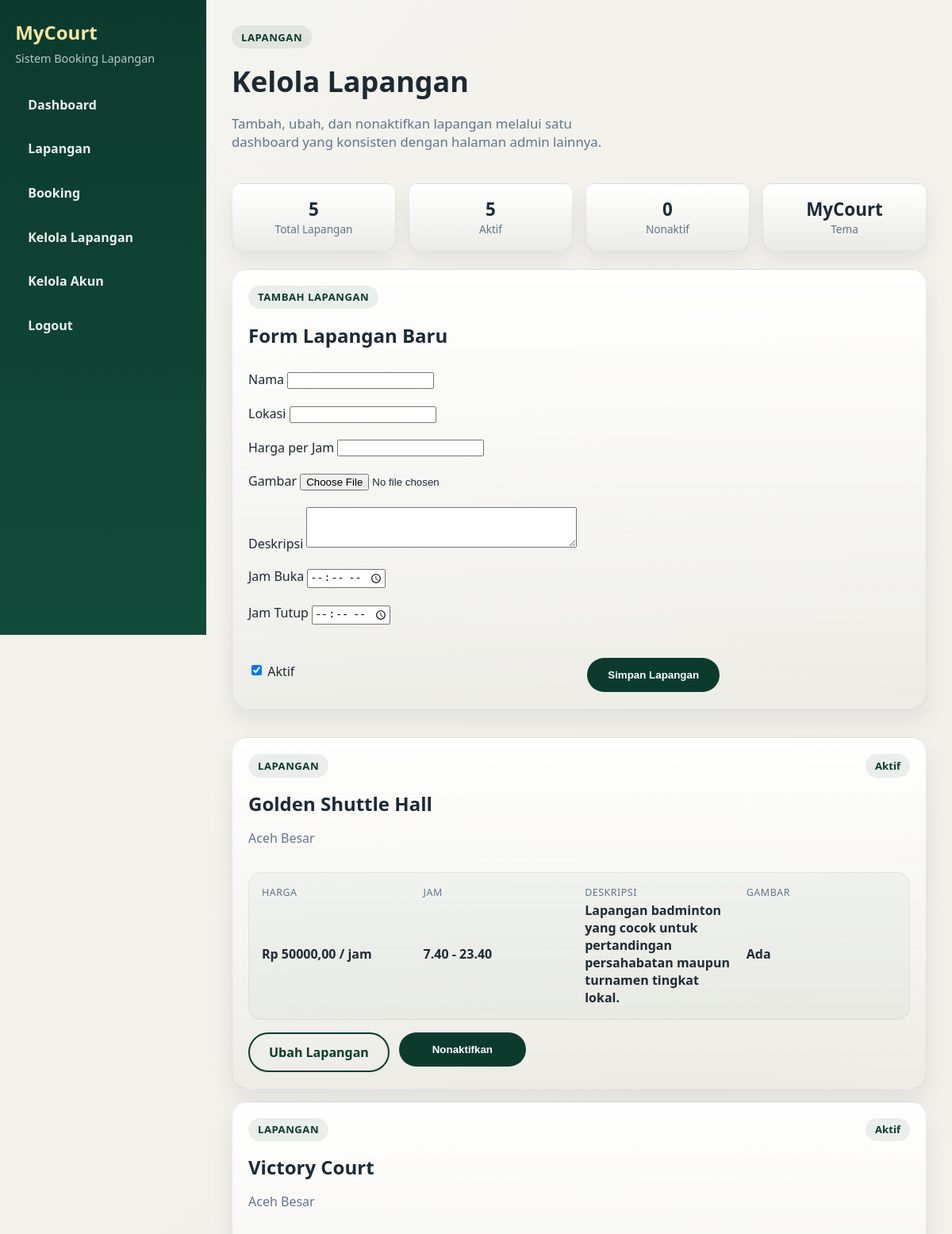
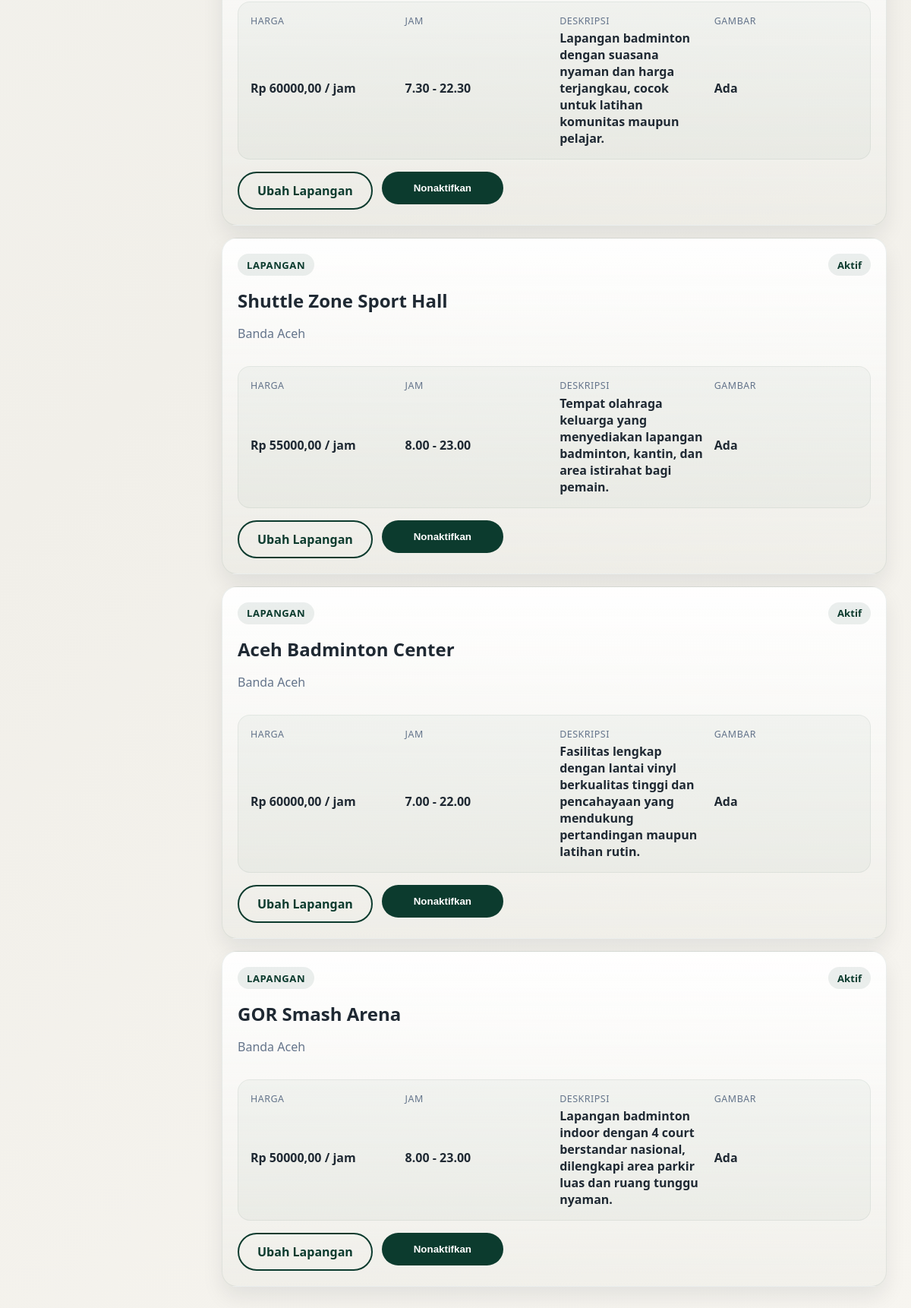
The app's page /dashboard/admin/courts/ (signed in) with its own data (2 pictures, top to bottom).
### booking/models.py (models this page shows, shortened)
class Court(models.Model):
    name = models.CharField(max_length=120)
    location = models.CharField(max_length=255)
    price_per_hour = models.DecimalField(max_digits=10, decimal_places=2)
    image = models.ImageField(upload_to="court_images/", blank=True, null=True)
    description = models.TextField(blank=True)
    is_active = models.BooleanField(default=True)
    open_time = models.TimeField(default=datetime.time(6, 0))
    close_time = models.TimeField(default=datetime.time(23, 0))
    created_at = models.DateTimeField(auto_now_add=True)

### booking/views.py (the view)
# urls.py: path("dashboard/admin/courts/", views.admin_courts, name="admin_courts"),
@login_required
def admin_courts(request):
    if not is_admin_user(request.user):
        return redirect("booking:user_dashboard")
    context = {
        "court_form": CourtForm(),
        "courts": Court.objects.order_by("-created_at"),
        "court_count": Court.objects.count(),
        "active_court_count": Court.objects.filter(is_active=True).count(),
        "inactive_court_count": Court.objects.filter(is_active=False).count(),
    }
    return render(request, "booking/admin_courts.html", context)

### booking/forms.py
class CourtForm(forms.ModelForm):
    class Meta:
        model = Court
        fields = [
            "name",
            "location",
            "price_per_hour",
            "image",
            "description",
            "is_active",
            "open_time",
            "close_time",
        ]
        widgets = {
            "description": forms.Textarea(attrs={"rows": 3}),
            "open_time": forms.TimeInput(attrs={"type": "time"}),
            "close_time": forms.TimeInput(attrs={"type": "time"}),
        }

### booking/views.py (called while the page is built)
def is_admin_user(user):
    return user.is_staff or user.is_superuser

### booking/templates/booking/admin_courts.html (shortened to what this page needs)
{% extends 'booking/admin_dashboard_base.html' %}
{% block dashboard_eyebrow %}Lapangan{% endblock %}
{% block dashboard_heading %}Kelola Lapangan{% endblock %}
{% block dashboard_lead %}Tambah, ubah, dan nonaktifkan lapangan melalui satu dashboard yang konsisten dengan halaman admin lainnya.{% endblock %}
{% block admin_summary %}
    <div class="admin-management-metrics">
        <div class="stat"><div class="stat-value">{{ court_count }}</div><div class="stat-label">Total Lapangan</div></div>
        <div class="stat"><div class="stat-value">{{ active_court_count }}</div><div class="stat-label">Aktif</div></div>
        <div class="stat"><div class="stat-value">{{ inactive_court_count }}</div><div class="stat-label">Nonaktif</div></div>
        <div class="stat"><div class="stat-value">MyCourt</div><div class="stat-label">Tema</div></div>
    </div>
{% endblock %}
{% block admin_body %}
    <div class="admin-court-layout">
        <div class="admin-booking-card">
            <div class="section-heading">
                <div>
                    <p class="eyebrow">Tambah Lapangan</p>
                    <h2>Form Lapangan Baru</h2>
                </div>
            </div>
            <form method="post" action="{% url 'booking:admin_create_court' %}" enctype="multipart/form-data" class="admin-booking-form admin-court-form">
                <div class="admin-court-grid">
                    <label>Nama {{ court_form.name }}</label>
                    <label>Lokasi {{ court_form.location }}</label>
                    <label>Harga per Jam {{ court_form.price_per_hour }}</label>
                    <label>Gambar {{ court_form.image }}</label>
                    <label>Deskripsi {{ court_form.description }}</label>
                    <label>Jam Buka {{ court_form.open_time }}</label>
                    <label>Jam Tutup {{ court_form.close_time }}</label>
                    <label class="admin-court-switch">{{ court_form.is_active }} <span>Aktif</span></label>
                </div>
                <button class="btn primary" type="submit">Simpan Lapangan</button>
            </form>
        </div>
        {% if courts %}
            <div class="admin-booking-grid admin-booking-list">
                {% for court in courts %}
                    <article class="admin-booking-card">
                        <div class="admin-booking-top">
                            <div>
                                <p class="eyebrow">Lapangan</p>
                                <h2>{{ court.name }}</h2>
                                <p class="muted">{{ court.location }}</p>
                            </div>
                            <span class="dashboard-pill">{% if court.is_active %}Aktif{% else %}Nonaktif{% endif %}</span>
                        </div>
                        <div class="admin-booking-meta">
                            <div><span class="admin-booking-label">Harga</span><strong>Rp {{ court.price_per_hour }} / jam</strong></div>
                            <div><span class="admin-booking-label">Jam</span><strong>{{ court.open_time }} - {{ court.close_time }}</strong></div>
                            <div><span class="admin-booking-label">Deskripsi</span><strong>{{ court.description|default:"-" }}</strong></div>
                            <div><span class="admin-booking-label">Gambar</span><strong>{% if court.image %}Ada{% else %}Belum ada{% endif %}</strong></div>
                        </div>
                        <div class="hero-actions admin-court-actions">
                            <a class="btn ghost" href="{% url 'booking:admin_edit_court' court.id %}">Ubah Lapangan</a>
                            <form method="post" action="{% url 'booking:admin_toggle_court' court.id %}">
                                <button class="btn primary" type="submit">{% if court.is_active %}Nonaktifkan{% else %}Aktifkan{% endif %}</button>
                            </form>
                        </div>
                    </article>
                {% endfor %}
            </div>
        {% else %}
            <div class="empty-state"><p>Belum ada lapangan untuk dikelola.</p></div>
        {% endif %}
    </div>
{% endblock %}

### booking/static/booking/styles.css (style rules this page uses)
:root { --bg: #f4f4f0; --primary: #0c3b2e; --accent: #e67e22; --text: #1f2933; --muted: #64748b; --card: #ffffff; --shadow: rgba(15, 23, 42, 0.12); --auth-bg: #0a0a3d; }
* { box-sizing: border-box; }
html { scroll-behavior: smooth; }
body { margin: 0; font-family: "Trebuchet MS", "Segoe UI", sans-serif; color: var(--text); background: linear-gradient(135deg, #f4f4f0 0%, #f1efe9 50%, #f7f5f0 100%); }
body.dashboard-body { background: linear-gradient(135deg, #f4f4f0 0%, #f1efe9 50%, #f7f5f0 100%); }
a { color: inherit; }
.eyebrow { display: inline-block; margin: 0 0 0.85rem; padding: 0.35rem 0.75rem; border-radius: 999px; background: rgba(12, 59, 46, 0.08); color: var(--primary); font-size: 0.82rem; font-weight: 700; letter-spacing: 0.04em; text-transform: uppercase; }
.hero-actions { display: flex; gap: 1rem; flex-wrap: wrap; }
.section-heading { display: flex; align-items: end; justify-content: space-between; gap: 1rem; margin-bottom: 1.5rem; }
.section-heading h2, .cta-band h2 { margin: 0.25rem 0 0; }
.btn { display: inline-block; padding: 0.75rem 1.5rem; border-radius: 999px; text-decoration: none; font-weight: 600; border: 2px solid transparent; }
.btn.primary { background: var(--primary); color: #ffffff; }
.btn.ghost { border-color: var(--primary); color: var(--primary); }
.stat { background: #fef8f2; padding: 1rem; border-radius: 12px; text-align: center; }
.stat-value { font-size: 1.4rem; font-weight: 700; }
.stat-label { color: var(--muted); font-size: 0.85rem; }
.dashboard-pill { display: inline-flex; align-items: center; padding: 0.35rem 0.75rem; border-radius: 999px; background: rgba(12, 59, 46, 0.08); color: var(--primary); font-size: 0.82rem; font-weight: 700; }
.admin-management-metrics { display: grid; grid-template-columns: repeat(auto-fit, minmax(160px, 1fr)); gap: 1rem; margin-bottom: 1.5rem; }
.admin-management-metrics .stat { background: linear-gradient(180deg, #ffffff, rgba(12, 59, 46, 0.03)); border: 1px solid rgba(12, 59, 46, 0.08); box-shadow: 0 12px 25px rgba(15, 23, 42, 0.08); }
.admin-booking-grid { display: grid; gap: 1rem; }
.admin-booking-card { padding: 1.25rem; border: 1px solid rgba(12, 59, 46, 0.08); border-radius: 20px; background: linear-gradient(180deg, rgba(255, 255, 255, 0.96), rgba(12, 59, 46, 0.02)); box-shadow: 0 14px 28px rgba(15, 23, 42, 0.08); }
.admin-booking-top { display: flex; align-items: flex-start; justify-content: space-between; gap: 1rem; margin-bottom: 1rem; flex-wrap: wrap; }
.admin-booking-top h2 { margin: 0.15rem 0 0.35rem; }
.admin-booking-meta { display: grid; grid-template-columns: repeat(auto-fit, minmax(180px, 1fr)); gap: 0.9rem; padding: 1rem; border-radius: 16px; background: rgba(12, 59, 46, 0.03); border: 1px solid rgba(12, 59, 46, 0.06); margin-bottom: 1rem; }
.admin-booking-meta > div { display: grid; gap: 0.2rem; }
.admin-booking-label { font-size: 0.78rem; color: var(--muted); text-transform: uppercase; letter-spacing: 0.04em; }
.admin-booking-form { margin-top: 1rem; display: flex; gap: 0.8rem; align-items: end; flex-wrap: wrap; }
.admin-booking-form label { min-width: 220px; }
.admin-court-layout { display: grid; gap: 1.25rem; }
.admin-court-grid { display: grid; grid-template-columns: repeat(auto-fit, minmax(220px, 1fr)); gap: 1rem; margin-bottom: 1rem; }
.admin-court-grid label { min-width: 0; }
.admin-court-switch { flex-direction: row !important; align-items: center; gap: 0.6rem !important; padding-top: 1.9rem; }
.admin-court-actions { display: flex; gap: 0.75rem; flex-wrap: wrap; }
.admin-court-actions form { margin: 0; }
.admin-edit-form input, .admin-edit-form select, .admin-edit-form textarea, .admin-court-form input, .admin-court-form select, .admin-court-form textarea { margin-top: 0.35rem; }
.admin-booking-list { margin-top: 1rem; }
.admin-dashboard-page .dashboard-card, .admin-dashboard-page .admin-booking-card, .admin-dashboard-page .stat { transition: transform 0.18s ease, box-shadow 0.18s ease; }
.admin-dashboard-page .hero-actions .btn { min-width: 160px; }
.muted { color: var(--muted); }

### records on screen
Court: name "Golden Shuttle Hall", location "Aceh Besar", is_active "Aktif", price_per_hour "50000,00", open_time "7.40", close_time "23.40", description "Lapangan badminton yang cocok untuk pertandingan persahabatan maupun turnamen tingkat lokal.", shows "Ada"
Court: name "Victory Court", location "Aceh Besar", is_active "Aktif", price_per_hour "60000,00", open_time "7.30", close_time "22.30", description "Lapangan badminton dengan suasana nyaman dan harga terjangkau, cocok untuk latihan komunitas maupun pelajar.", shows "Ada"
Court: name "Shuttle Zone Sport Hall", location "Banda Aceh", is_active "Aktif", price_per_hour "55000,00", open_time "8.00", close_time "23.00", description "Tempat olahraga keluarga yang menyediakan lapangan badminton, kantin, dan area istirahat bagi pemain.", shows "Ada"
Court: name "Aceh Badminton Center", location "Banda Aceh", is_active "Aktif", price_per_hour "60000,00", open_time "7.00", close_time "22.00", description "Fasilitas lengkap dengan lantai vinyl berkualitas tinggi dan pencahayaan yang mendukung pertandingan maupun latihan rutin.", shows "Ada"
Court: name "GOR Smash Arena", location "Banda Aceh", is_active "Aktif", price_per_hour "50000,00", open_time "8.00", close_time "23.00", description "Lapangan badminton indoor dengan 4 court berstandar nasional, dilengkapi area parkir luas dan ruang tunggu nyaman.", shows "Ada"

### other values on screen
{{ court_count }} "5"
{{ active_court_count }} "5"
{{ inactive_court_count }} "0"
